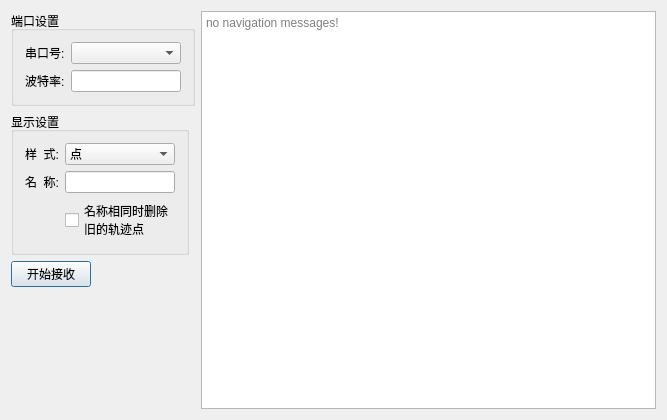
<?xml version="1.0" encoding="UTF-8"?>
<ui version="4.0">
 <class>NavMsgReceiverDlg</class>
 <widget class="QDialog" name="NavMsgReceiverDlg">
  <property name="geometry">
   <rect>
    <x>0</x>
    <y>0</y>
    <width>667</width>
    <height>420</height>
   </rect>
  </property>
  <property name="windowTitle">
   <string>导航电文接收器</string>
  </property>
  <layout class="QHBoxLayout" name="horizontalLayout">
   <item>
    <layout class="QVBoxLayout" name="verticalLayout">
     <item>
      <widget class="QGroupBox" name="groupBox">
       <property name="sizePolicy">
        <sizepolicy hsizetype="Fixed" vsizetype="Fixed">
         <horstretch>0</horstretch>
         <verstretch>0</verstretch>
        </sizepolicy>
       </property>
       <property name="title">
        <string>端口设置</string>
       </property>
       <layout class="QFormLayout" name="formLayout">
        <item row="0" column="0">
         <widget class="QLabel" name="label">
          <property name="text">
           <string>串口号:</string>
          </property>
         </widget>
        </item>
        <item row="0" column="1">
         <widget class="QComboBox" name="comboBox">
          <property name="sizePolicy">
           <sizepolicy hsizetype="Preferred" vsizetype="Fixed">
            <horstretch>0</horstretch>
            <verstretch>0</verstretch>
           </sizepolicy>
          </property>
          <property name="minimumSize">
           <size>
            <width>110</width>
            <height>0</height>
           </size>
          </property>
          <property name="maximumSize">
           <size>
            <width>110</width>
            <height>16777215</height>
           </size>
          </property>
         </widget>
        </item>
        <item row="1" column="0">
         <widget class="QLabel" name="label_2">
          <property name="text">
           <string>波特率:</string>
          </property>
         </widget>
        </item>
        <item row="1" column="1">
         <widget class="QLineEdit" name="lineEdit">
          <property name="sizePolicy">
           <sizepolicy hsizetype="Preferred" vsizetype="Fixed">
            <horstretch>0</horstretch>
            <verstretch>0</verstretch>
           </sizepolicy>
          </property>
          <property name="minimumSize">
           <size>
            <width>110</width>
            <height>0</height>
           </size>
          </property>
          <property name="maximumSize">
           <size>
            <width>110</width>
            <height>16777215</height>
           </size>
          </property>
         </widget>
        </item>
       </layout>
      </widget>
     </item>
     <item>
      <widget class="QGroupBox" name="groupBox_2">
       <property name="sizePolicy">
        <sizepolicy hsizetype="Fixed" vsizetype="Fixed">
         <horstretch>0</horstretch>
         <verstretch>0</verstretch>
        </sizepolicy>
       </property>
       <property name="title">
        <string>显示设置</string>
       </property>
       <layout class="QFormLayout" name="formLayout_2">
        <item row="0" column="0">
         <widget class="QLabel" name="label_3">
          <property name="text">
           <string>样  式:</string>
          </property>
         </widget>
        </item>
        <item row="0" column="1">
         <widget class="QComboBox" name="comboBox_2">
          <property name="sizePolicy">
           <sizepolicy hsizetype="Preferred" vsizetype="Fixed">
            <horstretch>0</horstretch>
            <verstretch>0</verstretch>
           </sizepolicy>
          </property>
          <property name="minimumSize">
           <size>
            <width>110</width>
            <height>0</height>
           </size>
          </property>
          <property name="maximumSize">
           <size>
            <width>110</width>
            <height>16777215</height>
           </size>
          </property>
          <item>
           <property name="text">
            <string>点</string>
           </property>
          </item>
          <item>
           <property name="text">
            <string>轨迹</string>
           </property>
          </item>
         </widget>
        </item>
        <item row="1" column="0">
         <widget class="QLabel" name="label_4">
          <property name="text">
           <string>名  称:</string>
          </property>
         </widget>
        </item>
        <item row="1" column="1">
         <widget class="QLineEdit" name="lineEdit_2">
          <property name="sizePolicy">
           <sizepolicy hsizetype="Preferred" vsizetype="Fixed">
            <horstretch>0</horstretch>
            <verstretch>0</verstretch>
           </sizepolicy>
          </property>
          <property name="minimumSize">
           <size>
            <width>110</width>
            <height>0</height>
           </size>
          </property>
          <property name="maximumSize">
           <size>
            <width>110</width>
            <height>16777215</height>
           </size>
          </property>
         </widget>
        </item>
        <item row="2" column="1">
         <widget class="QCheckBox" name="checkBox">
          <property name="sizePolicy">
           <sizepolicy hsizetype="Fixed" vsizetype="Fixed">
            <horstretch>0</horstretch>
            <verstretch>0</verstretch>
           </sizepolicy>
          </property>
          <property name="maximumSize">
           <size>
            <width>110</width>
            <height>16777215</height>
           </size>
          </property>
          <property name="text">
           <string>名称相同时删除
旧的轨迹点</string>
          </property>
         </widget>
        </item>
       </layout>
      </widget>
     </item>
     <item>
      <widget class="QPushButton" name="pushButton">
       <property name="sizePolicy">
        <sizepolicy hsizetype="Fixed" vsizetype="Fixed">
         <horstretch>0</horstretch>
         <verstretch>0</verstretch>
        </sizepolicy>
       </property>
       <property name="minimumSize">
        <size>
         <width>0</width>
         <height>0</height>
        </size>
       </property>
       <property name="maximumSize">
        <size>
         <width>16777215</width>
         <height>16777215</height>
        </size>
       </property>
       <property name="layoutDirection">
        <enum>Qt::LeftToRight</enum>
       </property>
       <property name="text">
        <string>开始接收</string>
       </property>
      </widget>
     </item>
     <item>
      <spacer name="verticalSpacer">
       <property name="orientation">
        <enum>Qt::Vertical</enum>
       </property>
       <property name="sizeHint" stdset="0">
        <size>
         <width>20</width>
         <height>178</height>
        </size>
       </property>
      </spacer>
     </item>
    </layout>
   </item>
   <item>
    <widget class="QTextBrowser" name="textBrowser">
     <property name="placeholderText">
      <string>no navigation messages!</string>
     </property>
    </widget>
   </item>
  </layout>
 </widget>
 <layoutdefault spacing="6" margin="11"/>
 <resources/>
 <connections/>
</ui>
